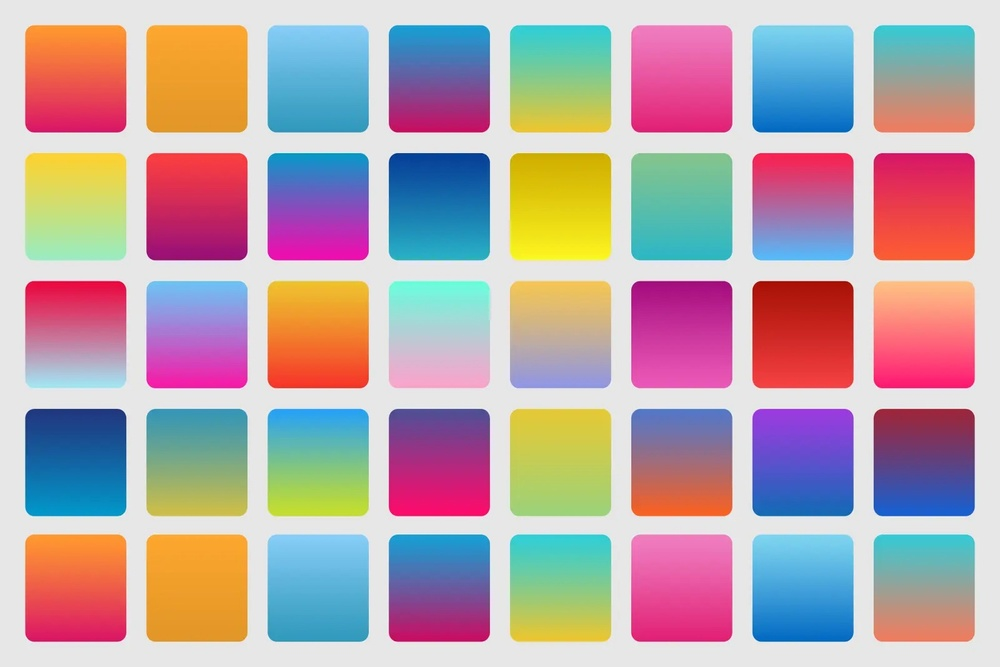
#> input picture sample 1.jpeg, 1000 x 667 px, shrunk from 1600 x 1067 before the run, found by its file name
$ python 'Experiment 8.py'
#> lines starting #> are read from the running program, lines starting #| are printed output that depends on the picture; after the words box and inside, x2 and y2 are one past the last pixel; in counts of white or black regions, pixels touching at a corner belong together
import cv2
import numpy as np

# Read input image
img = cv2.imread(r"C:\Users\DELL\OneDrive\Desktop\python\sample 1.jpeg")
#> img is the input picture: shape (667, 1000, 3); mean B, G, R 170.1, 165.2, 185.7

# Convert BGR to HSV
hsv = cv2.cvtColor(img, cv2.COLOR_BGR2HSV)
#> hsv: shape (667, 1000, 3); mean H, S, V 79.1, 107, 216.9

# Define range (HSV values)
lower = np.array([30, 50, 50])
upper = np.array([90, 255, 255])

# Create mask
mask = cv2.inRange(hsv, lower, upper)
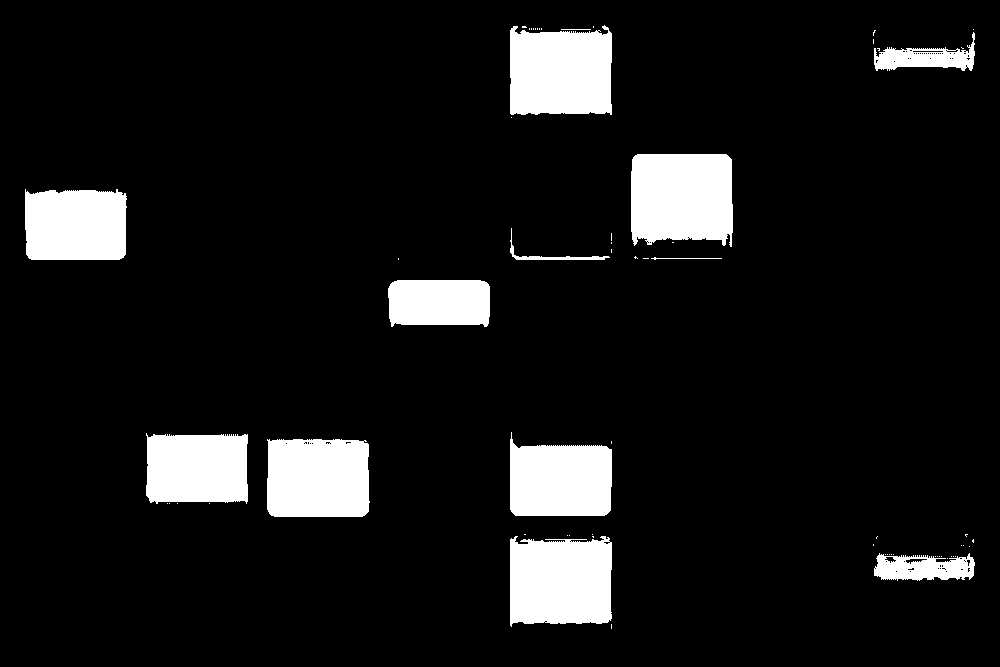
#> mask: shape (667, 1000); 9.4% white; 66 white regions (53 under 20 px), largest, box (x1, y1, x2, y2) and area: (631, 154, 733, 247) 8701, (510, 536, 612, 627) 8415, (510, 25, 612, 115) 8338

# Apply mask
result = cv2.bitwise_and(img, img, mask=mask)
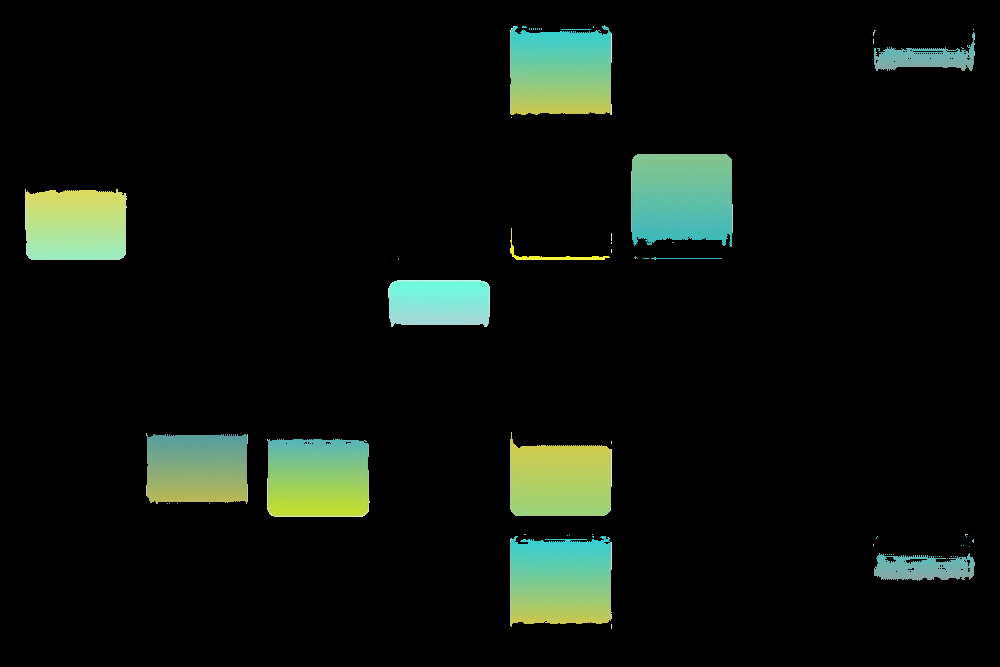
#> result: shape (667, 1000, 3); mean B, G, R 13.5, 19, 13.2

# Display images
cv2.imshow('Original', img)
cv2.imshow('Segmented', result)

cv2.waitKey(0)
cv2.destroyAllWindows()

$ run again, with sample 4.jpg copied over sample 1.jpeg
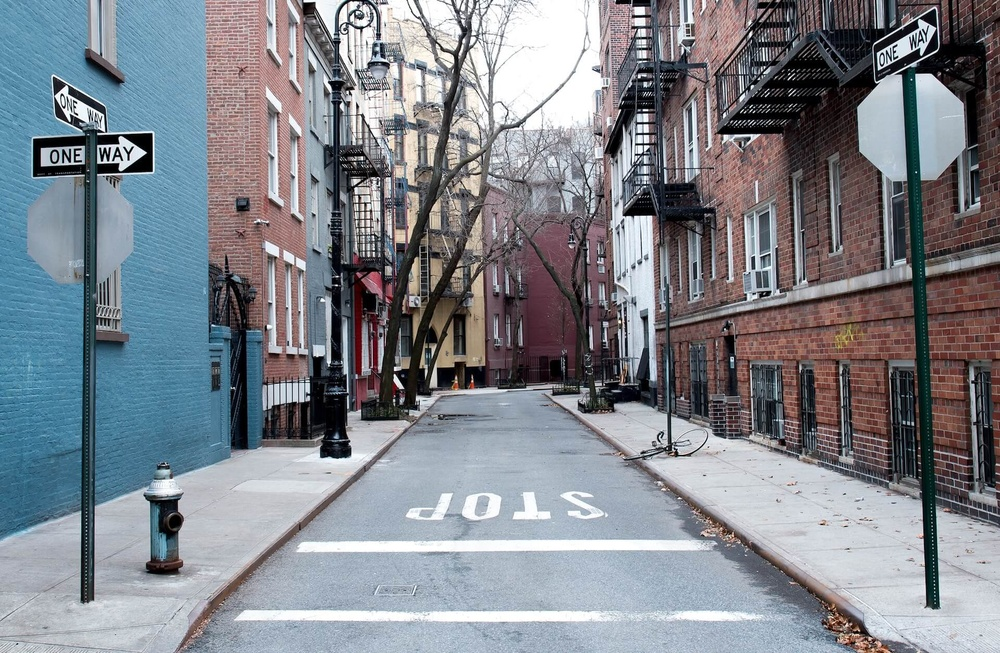
#> input picture sample 4.jpg, 1000 x 653 px, shrunk from 1920 x 1254 before the run, found by its file name
#> img is the input picture: shape (653, 1000, 3); mean B, G, R 140.3, 132.8, 128.1
#> hsv: shape (653, 1000, 3); mean H, S, V 93.4, 56.8, 146.6
#> `mask = cv2.inRange(hsv, lower, upper)`:
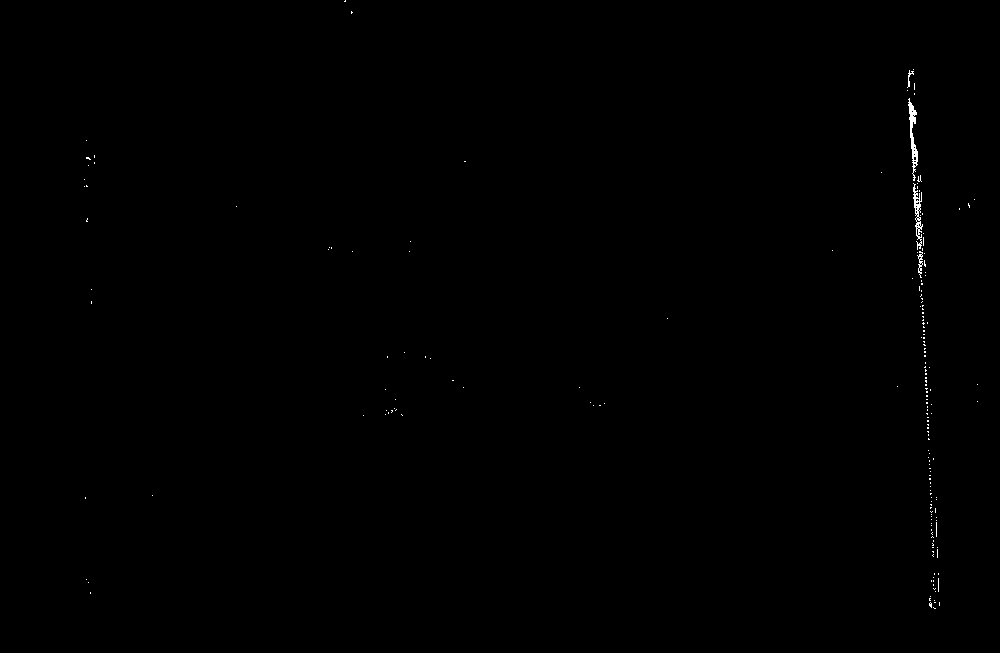
#> mask: shape (653, 1000); 0.18% white in thin lines or dots, all inside (x1, y1, x2, y2) = (84, 0, 978, 609)
